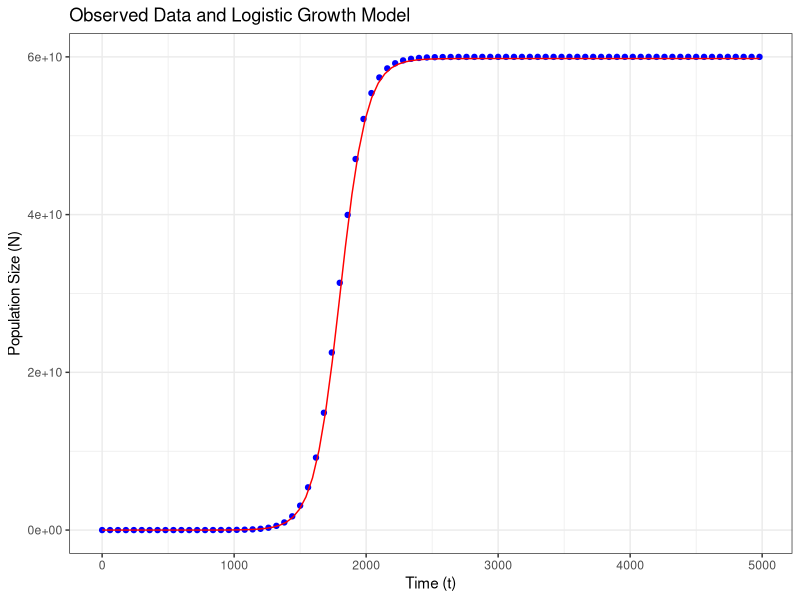
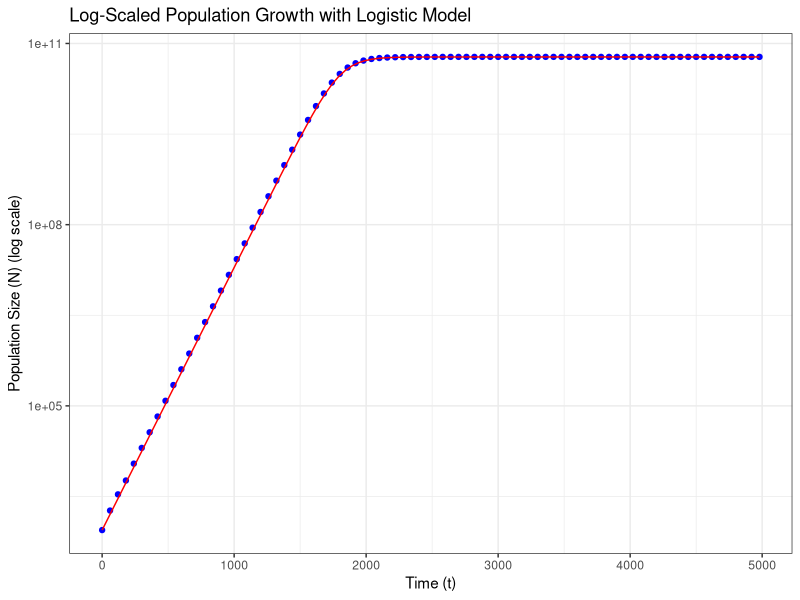

The R source for these figures, in order:
# Detailed analysis using a logistic growth model observed in `Experiment.csv`.

# Step 1: Load necessary libraries
library(ggplot2)

# Step 2: Load the data
growth_data <- read.csv("Experiment.csv")

# Step 3: Define Parameters for the logistic growth model
N0 <- 879 # Initial population size 
r <- 0.0100086   # Growth rate 
K <- 5.979e+10   # Carrying capacity 

# Step 4: Define the logistic growth function
logistic_fun <- function(t) {
  # Step 4: Calculate N based on logistic growth parameters
  N <- (N0 * K * exp(r * t)) / (K - N0 + N0 * exp(r * t))
  return(N)
}

# Step 5: Visualize both the observed data and the logistic growth model on a single plot
ggplot(data = growth_data, aes(x = t, y = N)) +
  geom_point(color = "blue") +                 
  geom_function(fun = logistic_fun, colour = "red") +
  xlab("Time (t)") +
  ylab("Population Size (N)") +
  ggtitle("Observed Data and Logistic Growth Model") +
  theme_bw()

population_growth_plot <- ggplot(data = growth_data, aes(x = t, y = N)) +
geom_point(color = "blue") +             
  geom_function(fun = logistic_fun, colour = "red") +
  scale_y_log10() +                           
  xlab("Time (t)") +
  ylab("Population Size (N) (log scale)") +
  ggtitle("Log-Scaled Population Growth with Logistic Model") +
  theme_bw()

# Save the plot as PNG
ggsave(filename = "log_scaled_population_growth.png", plot = population_growth_plot, width = 8, height = 6, dpi = 300)
